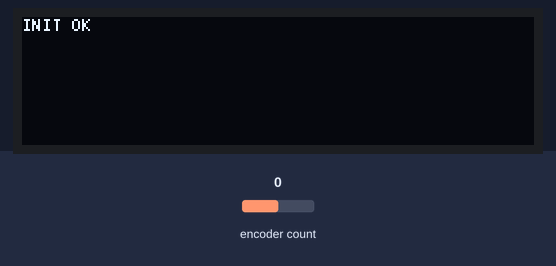
A sketch run on a simulated Raspberry Pi Pico. Shown: 256×64 one-colour display. Inputs (shaded band) come from the test bench; at power-on: encoder count 0. What the sketch prints to the serial monitor is not drawn.

Above: at 1.2 s.
2.9 s: encoder count set to 1
At 3.3 s:
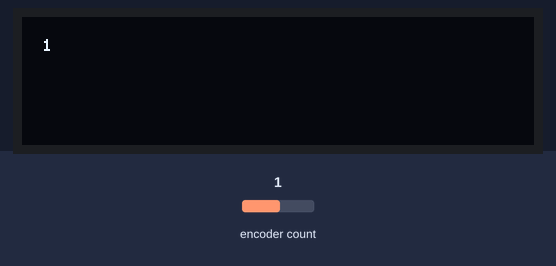
4.4 s: encoder count set to 2
5.9 s: encoder count set to 3
Timing chart, 0 to 8.9 s (numbered marks = the images above; inputs shaded):
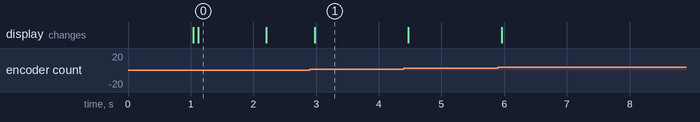

The sketch:

RC_Controller-V3_OLED_test.ino
```cpp
#include <U8g2lib.h>
#include <SPI.h>
#include <RotaryEncoder.h>
#include "pico/multicore.h"

#define SPI SPI1
//oled dsp
#define OLED_SDA 15
#define OLED_CS 7
#define OLED_SCL 14
#define OLED_DC 26
#define OLED_RST 8
//input
#define JSTK_X 28
#define JSTK_Y 27
#define SLD_POT 29
#define BUTTON 11
#define ENC1 2
#define ENC2 3

struct core0_data {
  uint16_t jx;
  uint16_t jy;
};

struct core1_data {
  int8_t pos;
  uint8_t sw;
};

void draw(core1_data &c);

core0_data cd0;
core1_data cd1;
volatile int8_t GPOS=0;

U8G2_SH1122_256X64_F_4W_HW_SPI disp(U8G2_R0, OLED_CS, OLED_DC, OLED_RST);
/*
U8G2_SH1122_256X64_2_4W_SW_SPI disp(
  U8G2_R0, OLED_SCL, OLED_SDA, OLED_CS, OLED_DC, OLED_RST
);
*/
volatile bool core1_started = false;

void setup() {
  Serial.begin(115200);
  delay(1000);
  multicore_reset_core1();
  Serial.println("Core1 Reset.");


  multicore_launch_core1(core1_entry);
  delay(250);
  (core1_started) ? Serial.println("Core1 Launched.") : Serial.println("Core1 Failed to Launch.");

  Serial.println("Initializer Complete!");
}

void loop() {
  static uint32_t lastTime = millis();
  uint32_t now = millis();

  if (now - lastTime >= 30) {
    lastTime=now;
    int8_t c = GPOS;
    Serial.println(c);
  }
}

void core1_entry() {
  core1_started = true;

  // --- SPI1 setup ---
  SPI.setTX(OLED_SDA);
  SPI.setSCK(OLED_SCL);
  SPI.begin();

  // --- encoder ---
  RotaryEncoder enc(ENC1, ENC2, RotaryEncoder::LatchMode::TWO03);

  // --- display reset ---
  pinMode(OLED_RST, OUTPUT);
  digitalWrite(OLED_RST, LOW);
  delay(20);
  digitalWrite(OLED_RST, HIGH);
  delay(20);

  // --- display init ---
  disp.begin();
  disp.setBusClock(2000000);  // start safe (can increase later)
  disp.setFont(u8g2_font_5x7_tf);
  disp.setFontPosTop();

  // 🔥 TEST DRAW (IMPORTANT)
  disp.clearBuffer();
  disp.drawStr(0, 0, "INIT OK");
  disp.sendBuffer();

  delay(1000);

  // --- timing ---
  const uint32_t DSP_PERIOD = 33; // ~30 FPS
  uint32_t lastTime = millis();

  while (1) {
    uint32_t now = millis();

    enc.tick();
    int dir = (int)(enc.getDirection());

    if (dir != 0) {
      cd1.pos += dir;

      if (cd1.pos < 0) cd1.pos = 0;
      if (cd1.pos > 7) cd1.pos = 7;

      GPOS = cd1.pos;
    }

    if (now - lastTime >= DSP_PERIOD) {
      lastTime = now;
      draw(cd1);
    }
  }
}

void draw(core1_data &c) {
  disp.clearBuffer();
  char buf[8];
  itoa(c.pos, buf, 8);
  disp.drawStr(10, 10, buf);
  disp.sendBuffer();
}
```

Measured:
- after the input at 2.9 s, the display: changes after 0.08 s (image 1)
- what the display in image 0 shows lasts 1.1 s, from 1.1 s to 2.2 s
